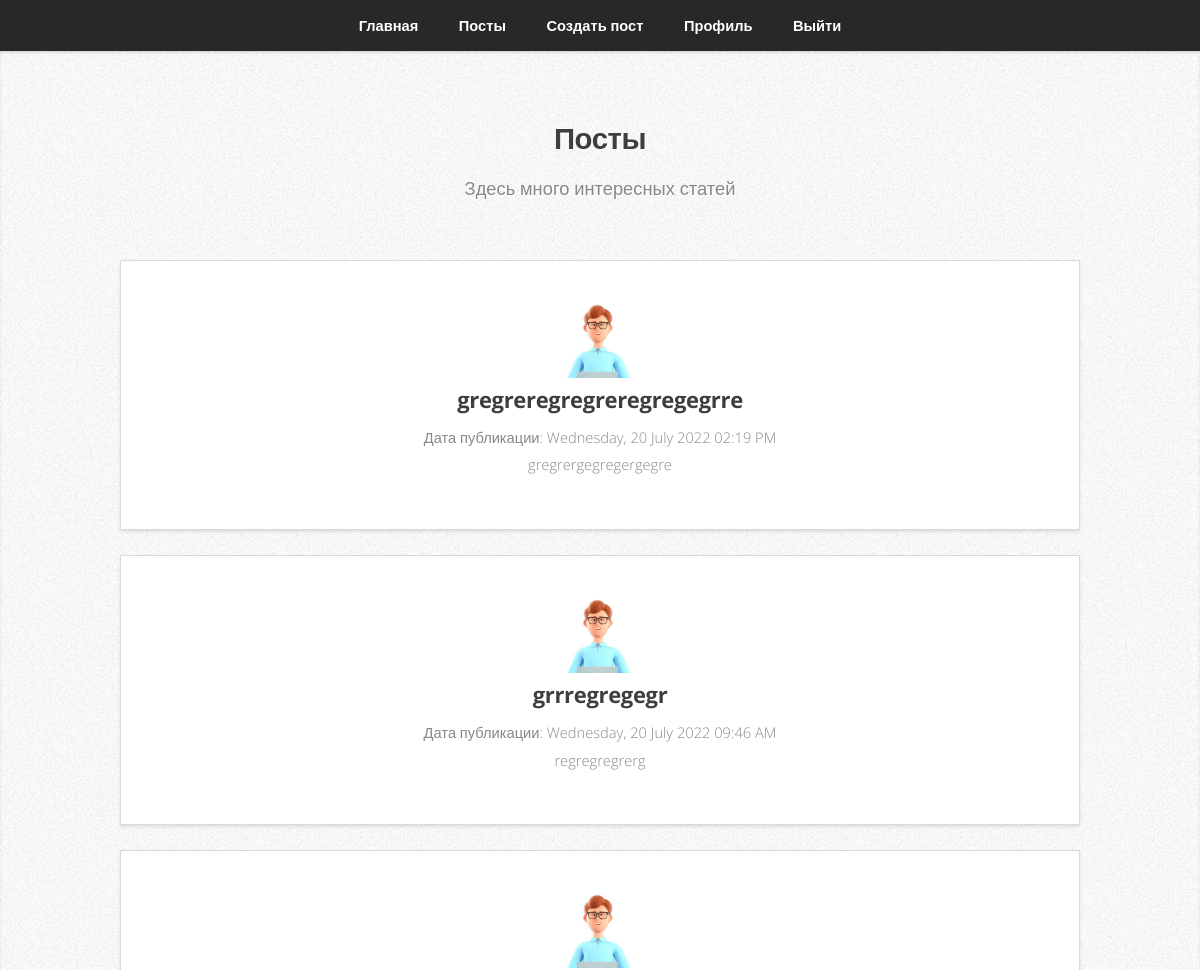
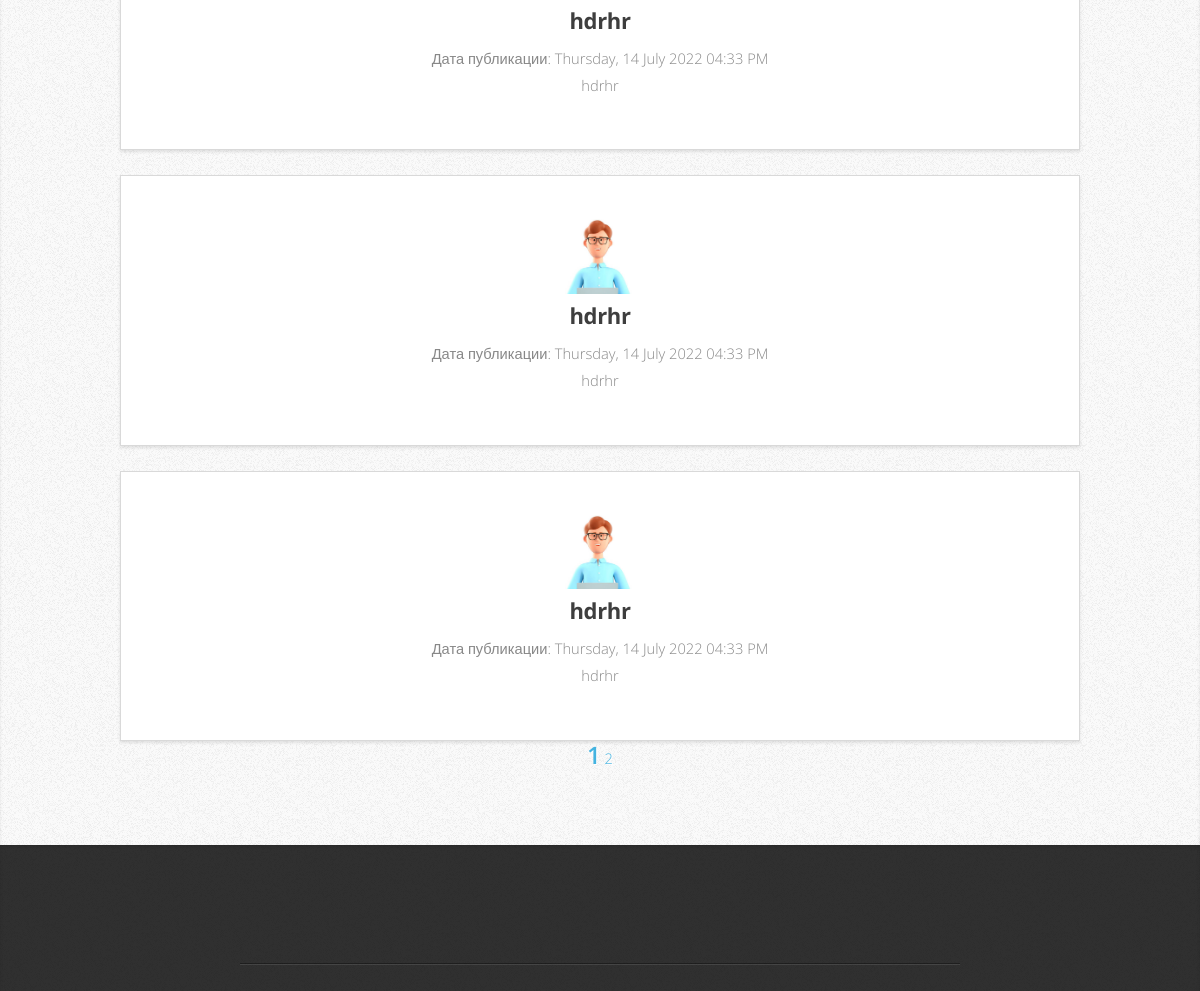
/allpost (signed in, upper part), run on an earlier commit of the app's database (2 pictures, top to bottom).
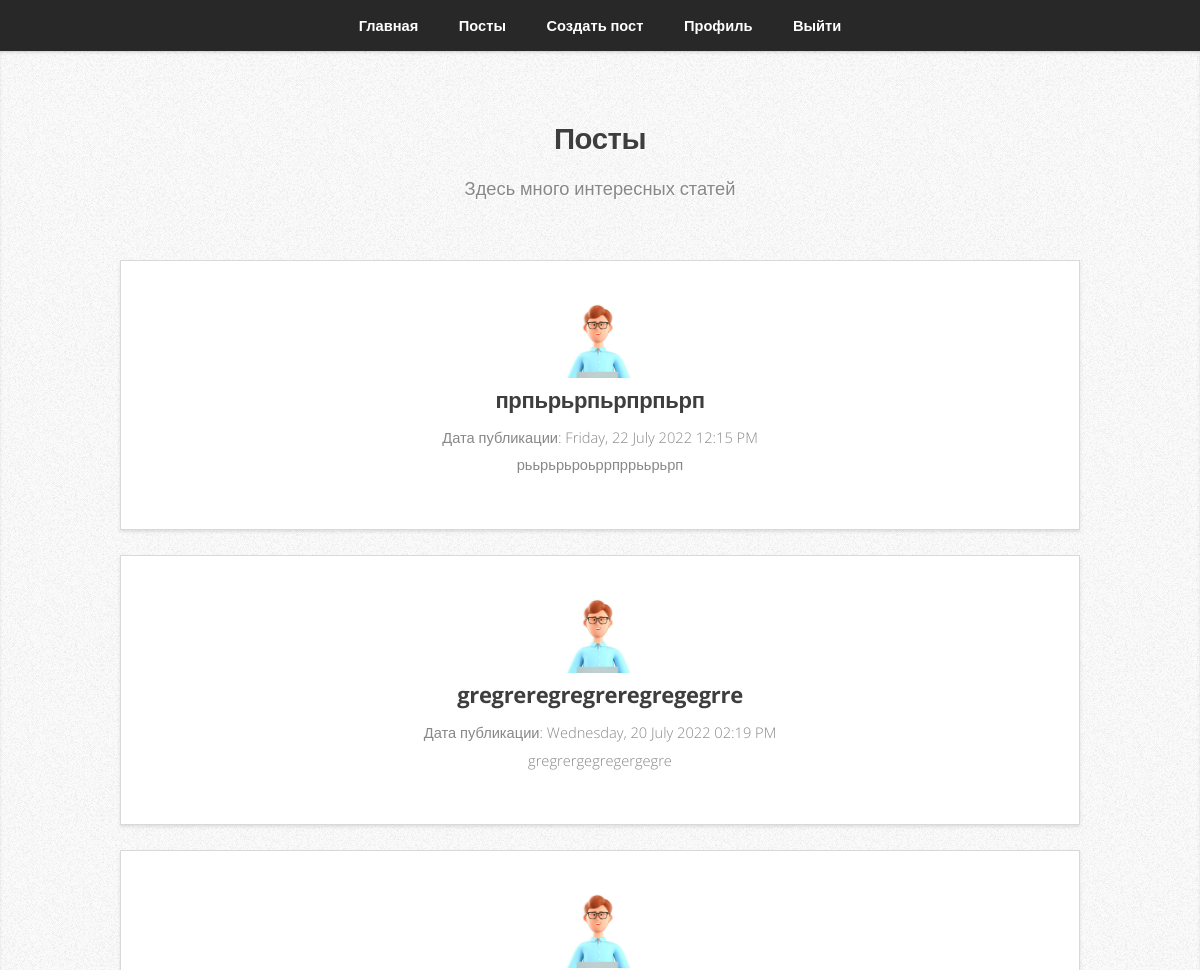
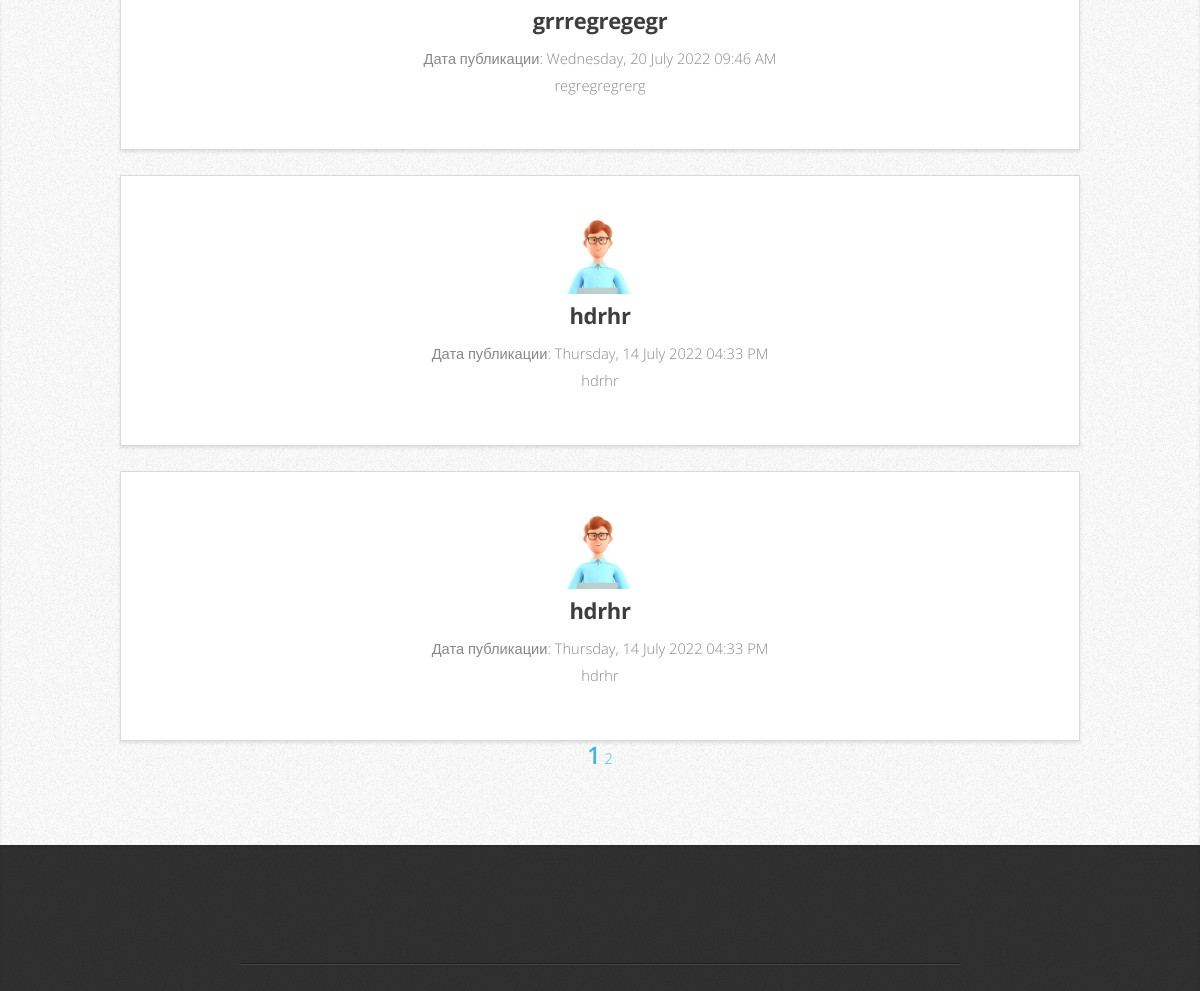
And on a later commit of the database (2 pictures, top to bottom).
### flask_personal_blog/models.py (models this page shows, shortened)
class Post(db.Model):
    id = db.Column(db.Integer, primary_key=True)
    title = db.Column(db.String(100), nullable=False)
    date_posted = db.Column(db.DateTime, nullable=False, default=datetime.utcnow)
    content = db.Column(db.Text, nullable=False)
    user_id = db.Column(db.Integer, db.ForeignKey("user.id"), nullable=False)

class User(db.Model, UserMixin):
    id = db.Column(db.Integer, primary_key=True)
    username = db.Column(db.String(20), unique=True, nullable=False)
    about_me = db.Column(db.Text)
    email = db.Column(db.String(120), unique=True, nullable=False)
    image_file = db.Column(db.String(20), nullable=False, default="default.png")
    password = db.Column(db.String(60), nullable=False)
    posts = db.relationship("Post", backref="author", lazy=True)

### flask_personal_blog/postapp/views.py (the view)
@posts.route("/allpost")
@login_required
def allpost():
    page = request.args.get("page", 1, type=int)
    posts = Post.query.order_by(Post.date_posted.desc()).paginate(page=page, per_page=5)
    return render_template("allpost.html", posts=posts)

### flask_personal_blog/models.py (called while the page is built)
@login_manager.user_loader
def load_user(user_id):
    return User.query.get(int(user_id))

### flask_personal_blog/templates/allpost.html (shortened to what this page needs)
<!DOCTYPE html>
<html>
<head>
	<link rel="stylesheet" href="{{ url_for('static', filename='assets/css/main.css') }}" />
</head>
<body class="is-preload">
	<nav id="nav">
		<ul class="container">
			<li><a href="/">Главная</a></li>
			{% if current_user.is_authenticated %}
			<li><a href="{{ url_for('posts.allpost') }}">Посты</a></li>
			<li><a href="{{ url_for('posts.new_post') }}">Создать пост</a></li>
			<li><a href="{{ url_for('userapp.profile') }}">Профиль</a></li>
			<li><a href="{{ url_for('userapp.logout') }}">Выйти</a></li>
			{% else %}
			<li><a href="{{ url_for('userapp.register') }}">Регистрация</a></li>
			<li><a href="{{ url_for('userapp.login') }}">Войти</a></li>
			{% endif %}
		</ul>
	</nav>
	<article id="posts" class="wrapper style2">
		<div class="container">
			<header>
				<h2>Посты</h2>
				<p>Здесь много интересных статей</p>
			</header>
			<div class="row aln-center">
                {% for post in posts.items %}
				<div class="col-4 col-6-medium col-12-small">
					<section class="box style1">
						<img class="rounded-circle article-img" style="margin-right: 5px;" src="{{ url_for('static', filename='profile_pics/' + post.author.image_file) }}">
						<h3><a href="{{ url_for('posts.post', post_id=post.id) }}">{{ post.title }}</a></h3>
                        <span>Дата публикации: {{ post.date_posted.strftime('%A, %d %B %Y %I:%M %p') }}</span>
						<p class="post-text">
							{{ post.content }}
						</p>
					</section>
				</div>
                {% endfor %}
			</div>
			{% for page_num in posts.iter_pages(left_edge=1, right_edge=1, left_current=1, right_current=2) %}
				{% if page_num %}
				  {% if posts.page == page_num %}
					<a class="btn btn-success mb-4" href="{{ url_for('posts.allpost', page=page_num) }}">{{ page_num }}</a>
				  {% else %}
					<a class="btn btn-outline-success mb-4" href="{{ url_for('posts.allpost', page=page_num) }}">{{ page_num }}</a>
				  {% endif %}
				{% else %}
				  ...
				{% endif %}
			{% endfor %}
		</div>
	</article>
	<article id="contact" class="wrapper style4">
		<div class="container medium">
			<div class="row">
				<div class="col-12">
					<hr />
				</div>
			</div>
		</div>
	</article>
</body>
</html>

What changed in the data, as far as the page shows it:
no longer on this page (row unchanged): Post: image_file (placeholder picture), title "hdrhr", date_posted "Thursday, 14 July 2022 04:33 PM", content "hdrhr"
added Post: image_file (placeholder picture), title "прпьрьрпьрпрпьрп", date_posted "Friday, 22 July 2022 12:15 PM", content "рььрьрьроьррпррььрьрп"
